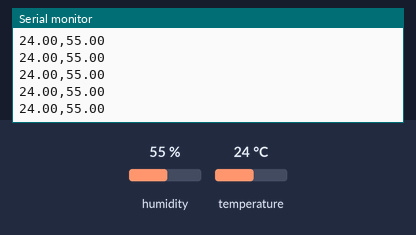
A sketch run on a simulated Arduino Leonardo, built with avr-gcc and run on an emulated ATmega32U4. Parts: the last lines printed to the serial monitor. The test bench sets the inputs (shaded band); at power-on: humidity 55 %, temperature 24 °C.

Above: at 2.8 s.
2.9 s: humidity set to 22 %
At 4.5 s:
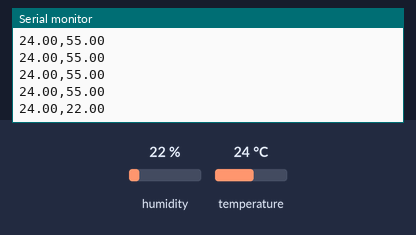
5.6 s: temperature set to 12 °C
At 6.0 s:
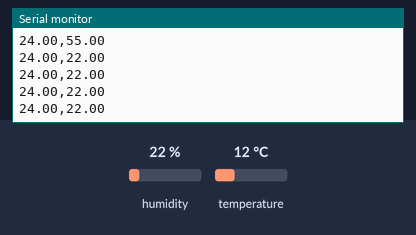
8.3 s: humidity set to 40 %
At 8.3 s:
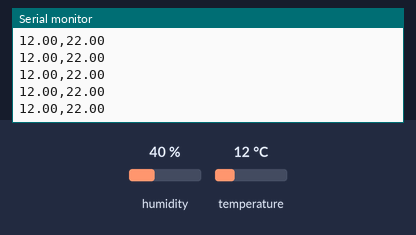
Timing chart, 0 to 11.3 s (numbered marks = the images above; inputs shaded):
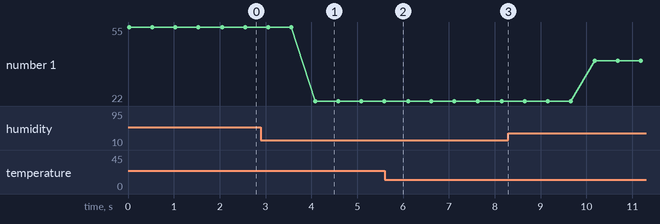

The sketch:

DHT_Computer.ino
```cpp
#include "DHT.h"

// class DHT dht {DHT(A0, 11, 6)}; // 생성자 호출  //객체를 생성하면 자동으로 생성자 호출
DHT * dht = new DHT(A0, 11); // 파이썬, 자바의 경우에 원래는 이런형태로 사용.

void setup() {
  // put your setup code here, to run once:
  dht -> begin();       // 파이썬 자바 형태로 사용해 보자. 포인터로 받을것이므로 화살표 사용.
  Serial.begin(115200UL); // Serial 유선통신
  Serial.begin(9600UL); // 블루투스 통신
//  dht.begin();
//  delete dht; // new를 사용하여 포인터를 생성했으면 삭제도 해줘야한다. 하지만 계속 사용할 것이므로 궂이 사용하지 않을 것이다.
}

void loop() {
  // put your main code here, to run repeatedly:
  float temperature = dht -> readTemperature();
  float humidity = dht -> readHumidity();
  Serial1.print(F("온도 : "));
  Serial1.println(temperature);
  Serial1.print(F("습도 : "));
  Serial1.println(humidity);
  // 컴퓨터에 던져줘야 합니다.
  Serial.print(temperature);
  Serial.print(",");           //CSV 데이터 타입 comma seperated value // TSV 데이터 타입 tap seperated value
  Serial.println(humidity);
  // Serial.println(temperature + " , " + humidity);
  delay(500UL);
}
```

Measured:
- after the input at 2.9 s, the serial monitor: prints a new line after 1.2 s (image 1)
- plotted number 1: 55 → 22 after the input at 2.9 s, 22 → 40 after the input at 8.3 s
